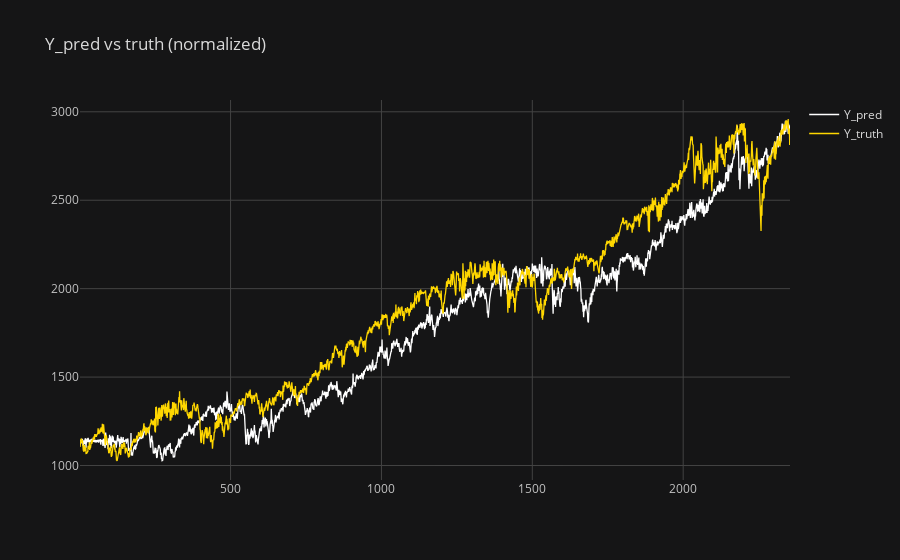

Source (notebook cell):
### Code cell
pred = np.zeros((len(pred_list)))
_ , Y_val = dataset_val.get_input_output()
Y_truth = Y_val[:,0]
Y_truth = (Y_truth + 1)*np.squeeze(dataset_val.norm_val)[:len(Y_truth)]
for i in range(len(pred_list)):
  pred[i] = pred_list[i].cpu()


df1 = pd.DataFrame({
    "epochs": x_tab[1:],
    "Y_pred": pred, # Remove the first value because outlier
    "Y_truth" : Y_truth[1:]
    })

configure_plotly_browser_state()
df1.iplot(kind='line', x='epochs', y=['Y_pred', 'Y_truth'], color=['white','gold'], 
         theme='solar', mode='lines', title='Y_pred vs truth (normalized)')

plt.show()

### Figure 1 — Plotly figure (JSON) as saved in the notebook; plotly's stock layout.template omitted (floating-point values rounded to 4 significant figures; data arrays with more than 128 entries replaced by an {"elided": "..."} marker saying what was removed)
{"data": [{"line": {"color": "rgba(255, 255, 255, 1.0)", "dash": "solid", "shape": "linear", "width": 1.3}, "mode": "lines", "name": "Y_pred", "text": "", "x": {"elided": "2354 int values"}, "y": {"elided": "2354 float values"}, "type": "scatter"}, {"line": {"color": "rgba(255, 215, 0, 1.0)", "dash": "solid", "shape": "linear", "width": 1.3}, "mode": "lines", "name": "Y_truth", "text": "", "x": {"elided": "2354 int values"}, "y": {"elided": "2354 float values"}, "type": "scatter"}], "layout": {"legend": {"bgcolor": "#151516", "font": {"color": "#D9D9D9"}}, "paper_bgcolor": "#151516", "plot_bgcolor": "#151516", "title": {"font": {"color": "#D9D9D9"}, "text": "Y_pred vs truth (normalized)"}, "xaxis": {"gridcolor": "#434343", "showgrid": true, "tickfont": {"color": "#C2C2C2"}, "title": {"font": {"color": "#D9D9D9"}, "text": ""}, "zerolinecolor": "#666570"}, "yaxis": {"gridcolor": "#434343", "showgrid": true, "tickfont": {"color": "#C2C2C2"}, "title": {"font": {"color": "#D9D9D9"}, "text": ""}, "zerolinecolor": "#666570"}}}
